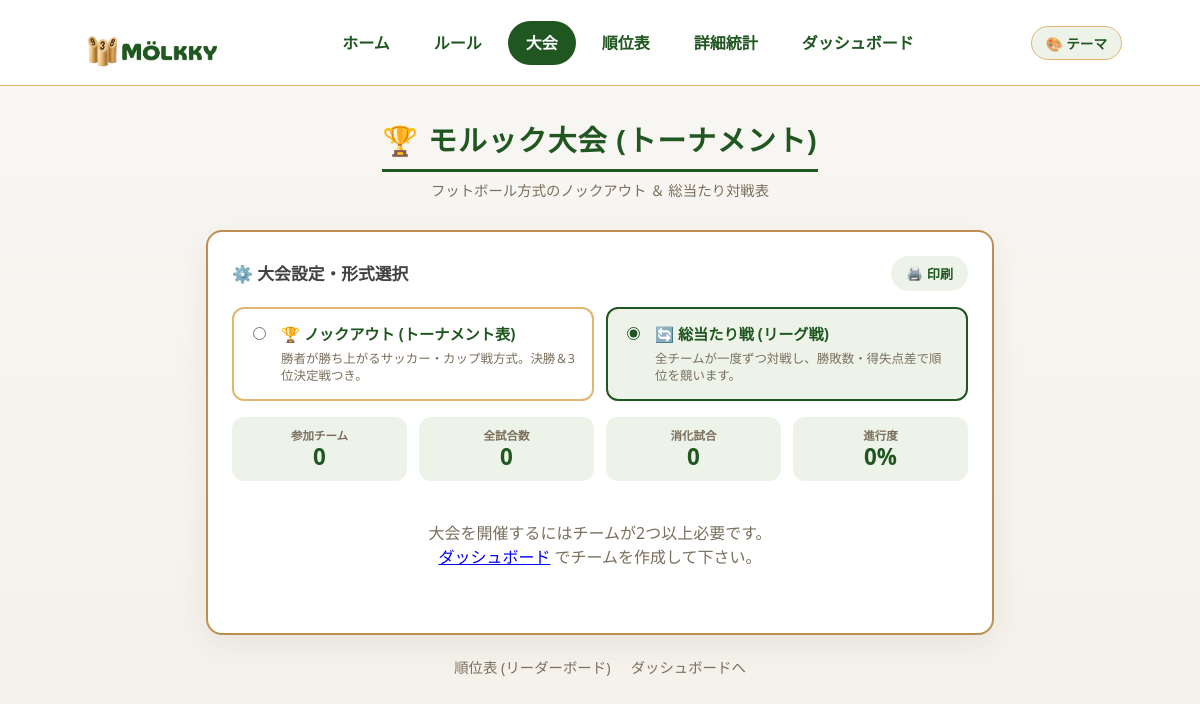
Page /tournament.php on the earlier database version.
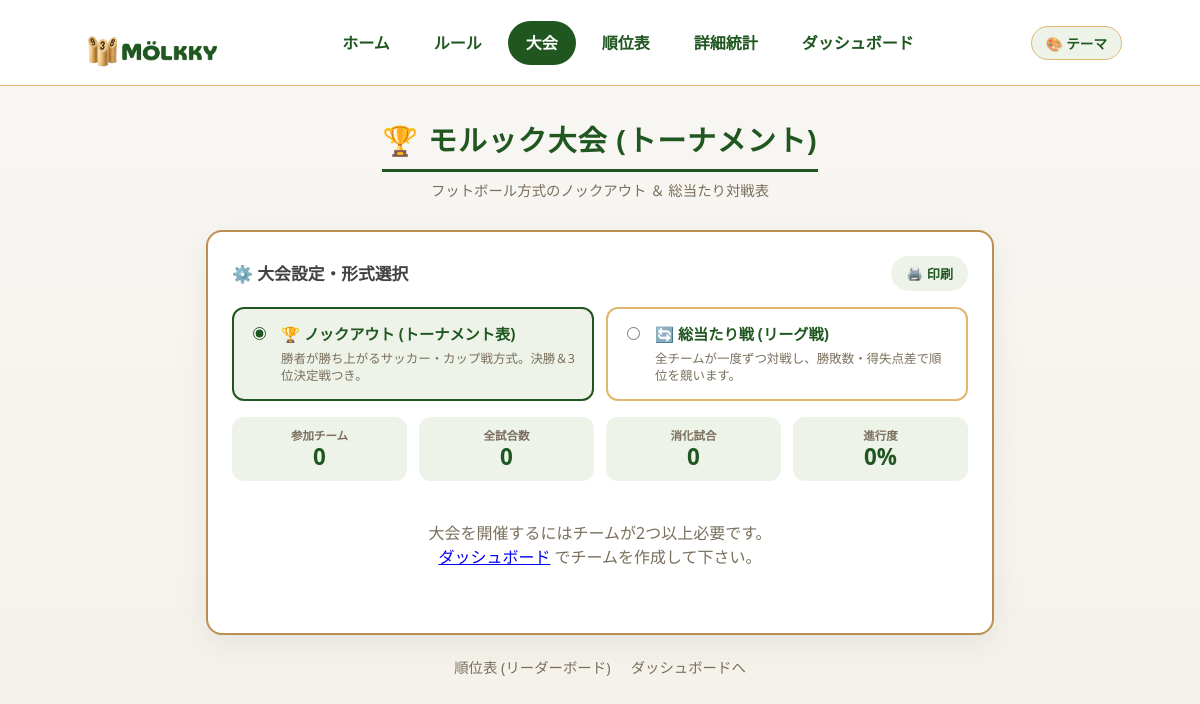
Same page on the later database version.
### tables this page shows
CREATE TABLE tournaments (
    id        INTEGER PRIMARY KEY AUTOINCREMENT,
    name      TEXT NOT NULL,
    format    TEXT NOT NULL DEFAULT 'round_robin'
                   CHECK (format IN ('round_robin','knockout')),
    team_size INTEGER NOT NULL DEFAULT 3,
    status    TEXT NOT NULL DEFAULT 'setup'
                   CHECK (status IN ('setup','running','finished'))
);

### tournament.php (the view, shortened to what the changed rows need)
<?php
require_once 'db.php';
function e(string $value): string
{
    return htmlspecialchars($value, ENT_QUOTES, 'UTF-8');
}
$pdo->exec("CREATE TABLE IF NOT EXISTS `molkky_matches` (
    id INTEGER PRIMARY KEY AUTOINCREMENT,
    tournament_id INTEGER NOT NULL,
    team1_id INTEGER NOT NULL DEFAULT 0,
    team2_id INTEGER NOT NULL DEFAULT 0,
    team1_score INTEGER NOT NULL DEFAULT 0,
    team2_score INTEGER NOT NULL DEFAULT 0,
    winner_team_id INTEGER NULL,
    status VARCHAR(20) NOT NULL DEFAULT 'pending',
    current_turn VARCHAR(10) NOT NULL DEFAULT 'team1',
    team1_misses INTEGER NOT NULL DEFAULT 0,
    team2_misses INTEGER NOT NULL DEFAULT 0,
    team1_player_idx INTEGER NOT NULL DEFAULT 0,
    team2_player_idx INTEGER NOT NULL DEFAULT 0,
    round_no INTEGER NOT NULL DEFAULT 1,
    next_match_id INTEGER NULL,
    next_match_slot INTEGER NULL,
    third_place_match_id INTEGER NULL,
    match_label VARCHAR(50) NULL,
    created_at TIMESTAMP DEFAULT CURRENT_TIMESTAMP
)");
foreach ([
    "ADD COLUMN `round_no` INTEGER NOT NULL DEFAULT 1",
    "ADD COLUMN `next_match_id` INTEGER NULL",
    "ADD COLUMN `next_match_slot` INTEGER NULL",
    "ADD COLUMN `third_place_match_id` INTEGER NULL",
    "ADD COLUMN `match_label` VARCHAR(50) NULL",
] as $alter) {
    try { $pdo->exec("ALTER TABLE `molkky_matches` $alter"); } catch (PDOException $e) {}
}
$tournament = $pdo->query("SELECT * FROM tournaments LIMIT 1")->fetch(PDO::FETCH_ASSOC);
$format = $_GET['format'] ?? ($tournament['format'] ?? 'knockout');
?>
<!DOCTYPE html>
<html lang="ja">
<head>
    <link rel="stylesheet" href="style.css">
</head>
<body>
    <div class="content_box content_box--wide">
        <div class="page-title">
            <h2>🏆 モルック大会 (トーナメント)</h2>
        </div>
        <div class="card">
            <form method="post" action="tournament.php?format=<?php echo e($format); ?>" class="format-select-form">
                <div class="format-options">
                    <label class="format-option <?php echo $format === 'knockout' ? 'is-selected' : ''; ?>">
                        <input type="radio" name="format" value="knockout" <?php echo $format === 'knockout' ? 'checked' : ''; ?>>
                        <div class="format-option__content">
                            <span class="format-option__title">🏆 ノックアウト (トーナメント表)</span>
                            <span class="format-option__desc">勝者が勝ち上がるサッカー・カップ戦方式。決勝＆3位決定戦つき。</span>
                        </div>
                    </label>
                    <label class="format-option <?php echo $format === 'round_robin' ? 'is-selected' : ''; ?>">
                        <input type="radio" name="format" value="round_robin" <?php echo $format === 'round_robin' ? 'checked' : ''; ?>>
                        <div class="format-option__content">
                            <span class="format-option__title">🔄 総当たり戦 (リーグ戦)</span>
                            <span class="format-option__desc">全チームが一度ずつ対戦し、勝敗数・得失点差で順位を競います。</span>
                        </div>
                    </label>
                </div>
            </form>
        </div>
    </div>
</body>
</html>

Differences in the rows shown:
changed tournaments: format "☐ 🏆 ノックアウト (トーナメント表) 勝者が勝ち上がるサッ" → "☑ 🏆 ノックアウト (トーナメント表) 勝者が勝ち上がるサッ"; format "☑ 🔄 総当たり戦 (リーグ戦) 全チームが一度ずつ対戦し、勝" → "☐ 🔄 総当たり戦 (リーグ戦) 全チームが一度ずつ対戦し、勝"
